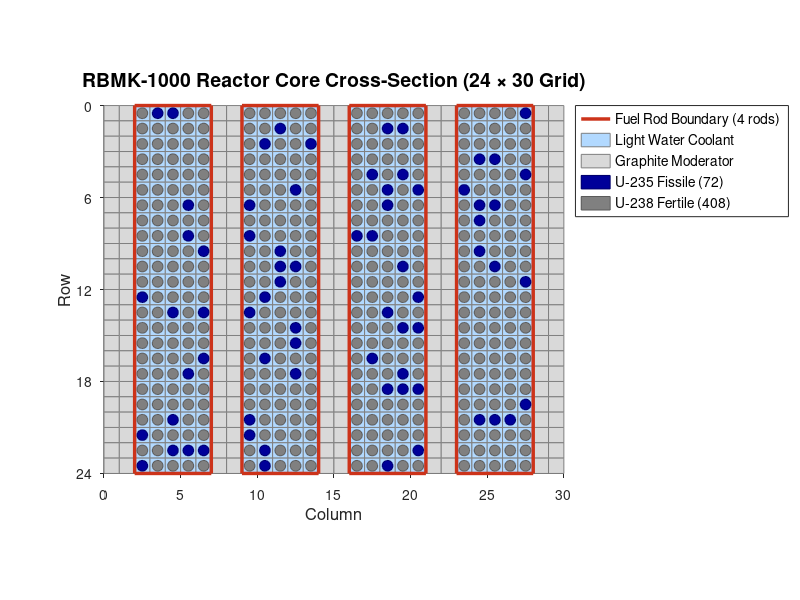

Recreate this plot in MATLAB.
function fig = visualize_core_grid(varargin)
%VISUALIZE_CORE_GRID Creates a 56x56 grid cross-section of the RBMK reactor core
%
%   fig = visualize_core_grid()
%   fig = visualize_core_grid('animate', true)
%
%   Displays a cross-section view of the reactor core as a 56x56 grid.
%   Interleaving vertical rectangles of fuel rods and graphite moderators.
%   Light blue squares represent coolant in fuel rod channels.
%
%   Optional Parameters:
%       'animate' - If true, runs neutron chain reaction animation (default: false)
%
%   Output:
%       fig - Figure handle

    % Parse optional parameters
    p = inputParser;
    addParameter(p, 'animate', false, @islogical);
    parse(p, varargin{:});
    animate = p.Results.animate;

    % Grid dimensions (reduced for better chain reaction visibility)
    n_rows = 24;
    moderator_width = 2;   % Narrow moderator strips
    fuel_width = 5;        % Fuel rod strips
    n_fuel_strips = 4;     % Number of fuel rod regions
    n_moderator_strips = 5; % Moderator on edges and between fuel
    n_cols = n_fuel_strips * fuel_width + n_moderator_strips * moderator_width;  % 30 columns

    % Colors
    color_coolant = [0.7 0.85 1.0];    % Light blue - water coolant (fuel rod regions)
    color_moderator = [0.85 0.85 0.85]; % Light gray - graphite moderator
    color_edge = [0.5 0.5 0.5];        % Grid edge color
    color_fuel_boundary = [0.8 0.2 0.1]; % Red - fuel rod boundary
    color_uranium = [0.0 0.0 0.6];     % Dark blue - uranium fuel pellets

    % Create a map: true = fuel rod (coolant), false = moderator
    fuel_map = false(n_rows, n_cols);

    % Build interleaving pattern: M(2) | F(5) | M(2) | F(5) | M(2) | F(5) | M(2) | F(5) | M(2)
    col = 1;
    fuel_strip_positions = [];  % Track fuel strip start positions for boundaries
    for i = 1:(n_fuel_strips + n_moderator_strips)
        if mod(i, 2) == 1
            % Odd = moderator strip
            col = col + moderator_width;
        else
            % Even = fuel strip
            fuel_strip_positions = [fuel_strip_positions; col];
            fuel_map(:, col:col+fuel_width-1) = true;
            col = col + fuel_width;
        end
    end

    n_fuel_rods = 4;  % 4 fuel rod strips

    % Create figure (sized for smaller grid)
    fig = figure('Name', 'RBMK-1000 Core Cross-Section', ...
                 'NumberTitle', 'off', ...
                 'Color', 'w', ...
                 'Position', [100, 100, 800, 600]);

    hold on;
    axis equal;
    axis tight;

    % Draw all grid squares
    for row = 1:n_rows
        for col = 1:n_cols
            % Define square vertices
            x = [col-1, col, col, col-1, col-1];
            y = [row-1, row-1, row, row, row-1];

            % Color based on whether inside fuel rod region
            if fuel_map(row, col)
                cell_color = color_coolant;
            else
                cell_color = color_moderator;
            end

            patch(x, y, cell_color, ...
                  'EdgeColor', color_edge, ...
                  'LineWidth', 0.3);
        end
    end

    % Draw fuel rod boundaries (around each fuel strip)
    for i = 1:length(fuel_strip_positions)
        x_left = fuel_strip_positions(i) - 1;  % Convert to 0-indexed plot coords
        y_top = 0;

        rectangle('Position', [x_left, y_top, fuel_width, n_rows], ...
                  'EdgeColor', color_fuel_boundary, ...
                  'LineWidth', 2.5, ...
                  'LineStyle', '-');
    end

    % Add uranium circles to all fuel rod cells
    % Grey circles = U-238 (fertile material, can absorb neutrons to become Pu-239)
    % Dark blue circles = U-235 (active fissile material)

    rng(42);  % Fixed seed for reproducibility
    u235_fraction = 0.15;     % 15% of fuel cells contain U-235
    pellet_radius = 0.35;     % Circle radius within unit square
    color_u238 = [0.5 0.5 0.5];  % Grey - U-238 (fertile material)

    % Get all fuel cell positions
    [fuel_rows, fuel_cols] = find(fuel_map);
    n_fuel_cells = length(fuel_rows);
    n_u235 = round(u235_fraction * n_fuel_cells);

    % Randomly select cells for U-235
    u235_indices = randperm(n_fuel_cells, n_u235);
    u235_set = false(n_fuel_cells, 1);
    u235_set(u235_indices) = true;

    % Draw circles for all fuel cells
    theta = linspace(0, 2*pi, 30);
    for i = 1:n_fuel_cells
        row = fuel_rows(i);
        col = fuel_cols(i);

        % Center of the cell
        cx = col - 0.5;
        cy = row - 0.5;

        % Draw circle
        rx = cx + pellet_radius * cos(theta);
        ry = cy + pellet_radius * sin(theta);

        if u235_set(i)
            % U-235 (active fissile material) - dark blue
            patch(rx, ry, color_uranium, ...
                  'EdgeColor', color_uranium * 0.7, ...
                  'LineWidth', 0.5);
        else
            % U-238 (fertile material) - grey
            patch(rx, ry, color_u238, ...
                  'EdgeColor', color_u238 * 0.7, ...
                  'LineWidth', 0.5);
        end
    end

    % Extract U-235 cell centers for collision detection (used in animation)
    u235_cx = zeros(n_u235, 1);
    u235_cy = zeros(n_u235, 1);
    u235_idx = 1;
    for i = 1:n_fuel_cells
        if u235_set(i)
            u235_cx(u235_idx) = fuel_cols(i) - 0.5;
            u235_cy(u235_idx) = fuel_rows(i) - 0.5;
            u235_idx = u235_idx + 1;
        end
    end

    % Configure axes
    xlim([0, n_cols]);
    ylim([0, n_rows]);

    % Flip y-axis so row 1 is at top
    set(gca, 'YDir', 'reverse');

    % Labels
    xlabel('Column', 'FontSize', 12);
    ylabel('Row', 'FontSize', 12);
    title(sprintf('RBMK-1000 Reactor Core Cross-Section (%d × %d Grid)', n_rows, n_cols), ...
          'FontSize', 14, 'FontWeight', 'bold');

    % Add tick marks
    set(gca, 'XTick', 0:5:n_cols, 'YTick', 0:6:n_rows);
    set(gca, 'TickDir', 'out');
    set(gca, 'FontSize', 10);

    % Add legend
    h_coolant = patch(NaN, NaN, color_coolant, 'EdgeColor', color_edge);
    h_moderator = patch(NaN, NaN, color_moderator, 'EdgeColor', color_edge);
    h_u235 = patch(NaN, NaN, color_uranium, 'EdgeColor', color_uranium * 0.7);
    h_u238 = patch(NaN, NaN, color_u238, 'EdgeColor', color_u238 * 0.7);
    h_boundary = plot(NaN, NaN, '-', 'Color', color_fuel_boundary, 'LineWidth', 2.5);

    if animate
        % Include neutron in legend when animating
        h_neutron_legend = scatter(NaN, NaN, 25, 'k', 'filled');
        legend([h_boundary, h_coolant, h_moderator, h_u235, h_u238, h_neutron_legend], ...
               {sprintf('Fuel Rod Boundary (%d rods)', n_fuel_rods), ...
                'Light Water Coolant', ...
                'Graphite Moderator', ...
                sprintf('U-235 Fissile (%d)', n_u235), ...
                sprintf('U-238 Fertile (%d)', n_fuel_cells - n_u235), ...
                'Neutrons'}, ...
               'Location', 'northeastoutside', ...
               'FontSize', 10);
    else
        legend([h_boundary, h_coolant, h_moderator, h_u235, h_u238], ...
               {sprintf('Fuel Rod Boundary (%d rods)', n_fuel_rods), ...
                'Light Water Coolant', ...
                'Graphite Moderator', ...
                sprintf('U-235 Fissile (%d)', n_u235), ...
                sprintf('U-238 Fertile (%d)', n_fuel_cells - n_u235)}, ...
               'Location', 'northeastoutside', ...
               'FontSize', 10);
    end

    % ========== NEUTRON CHAIN REACTION ANIMATION ==========
    if animate
        fprintf('\nStarting neutron chain reaction animation...\n');

        % Animation parameters
        dt = 0.05;                % Time step per frame
        pause_time = 0.05;        % Pause between frames (slower = more visible)
        neutron_speed = 2.0;      % Grid units per second (slow for visibility)
        collision_radius = 0.35;  % Same as pellet_radius
        max_neutrons = 500;       % Cap to prevent runaway
        n_frames = 800;           % Total animation frames

        % Neutron state arrays
        neutron_x = [];
        neutron_y = [];
        neutron_vx = [];
        neutron_vy = [];

        % Create scatter plot for neutrons (efficient updates)
        h_neutrons = scatter([], [], 30, 'k', 'filled');

        % Start with a single neutron at the left edge, aimed at a random U-235 cell
        target_idx = randi(n_u235);             % Pick a random U-235 as target
        target_x = u235_cx(target_idx);
        target_y = u235_cy(target_idx);

        neutron_x = 0;                          % Start at left edge
        neutron_y = target_y;                   % Align with target U-235 vertically

        % Calculate direction toward target
        dx = target_x - neutron_x;
        dy = target_y - neutron_y;
        dist_to_target = sqrt(dx^2 + dy^2);

        neutron_vx = neutron_speed * (dx / dist_to_target);
        neutron_vy = neutron_speed * (dy / dist_to_target);

        fprintf('Initial neutron entering from left edge, aimed at U-235 at (%.1f, %.1f)\n', target_x, target_y);

        % Main animation loop
        for frame = 1:n_frames
            % Step 1: Move neutrons (smooth sub-step movement)
            neutron_x = neutron_x + neutron_vx * dt;
            neutron_y = neutron_y + neutron_vy * dt;

            % Step 2: Check collisions and handle fission
            new_x = []; new_y = []; new_vx = []; new_vy = [];
            remove = false(size(neutron_x));

            for i = 1:length(neutron_x)
                % Check if out of bounds - remove neutron
                if neutron_x(i) < 0 || neutron_x(i) > n_cols || ...
                   neutron_y(i) < 0 || neutron_y(i) > n_rows
                    remove(i) = true;
                    continue;
                end

                % Check collision with U-235 cells (vectorized distance)
                dist = sqrt((u235_cx - neutron_x(i)).^2 + (u235_cy - neutron_y(i)).^2);
                hit_idx = find(dist < collision_radius, 1);

                if ~isempty(hit_idx) && (length(neutron_x) + length(new_x)) < max_neutrons
                    % Fission: spawn exactly 3 new neutrons
                    [nx, ny, nvx, nvy] = spawn_neutrons(u235_cx(hit_idx), u235_cy(hit_idx), neutron_speed, 3);
                    new_x = [new_x; nx];
                    new_y = [new_y; ny];
                    new_vx = [new_vx; nvx];
                    new_vy = [new_vy; nvy];
                    remove(i) = true;  % Remove triggering neutron
                end
            end

            % Remove collided/escaped neutrons and add new ones
            neutron_x = [neutron_x(~remove); new_x];
            neutron_y = [neutron_y(~remove); new_y];
            neutron_vx = [neutron_vx(~remove); new_vx];
            neutron_vy = [neutron_vy(~remove); new_vy];

            % Step 3: Update graphics smoothly
            set(h_neutrons, 'XData', neutron_x, 'YData', neutron_y);
            drawnow;
            pause(pause_time);

            % End animation if no neutrons left - restart from left edge aimed at U-235
            if isempty(neutron_x)
                fprintf('All neutrons escaped. Restarting with new neutron...\n');
                target_idx = randi(n_u235);
                target_x = u235_cx(target_idx);
                target_y = u235_cy(target_idx);

                neutron_x = 0;
                neutron_y = target_y;

                dx = target_x - neutron_x;
                dy = target_y - neutron_y;
                dist_to_target = sqrt(dx^2 + dy^2);

                neutron_vx = neutron_speed * (dx / dist_to_target);
                neutron_vy = neutron_speed * (dy / dist_to_target);
            end

            % Progress indicator every 200 frames
            if mod(frame, 200) == 0
                fprintf('Frame %d/%d - Active neutrons: %d\n', frame, n_frames, length(neutron_x));
            end
        end

        fprintf('Animation complete.\n');
    end

    hold off;

    fprintf('Core cross-section created: %d x %d grid\n', n_rows, n_cols);
    fprintf('Fuel rod strips: %d (width: %d), Moderator strips: %d (width: %d)\n', ...
            n_fuel_strips, fuel_width, n_moderator_strips, moderator_width);
end

% ========== HELPER FUNCTIONS ==========

function [x, y, vx, vy] = spawn_neutrons(cx, cy, speed, count)
%SPAWN_NEUTRONS Create neutrons at a position with random directions
%   cx, cy - Center position (fission site)
%   speed  - Neutron speed (grid units per second)
%   count  - Number of neutrons to spawn
%
%   Neutrons are placed slightly outside the collision radius (0.35) to
%   prevent immediate re-collision with the atom that was just hit.
%
%   Returns column vectors of positions and velocities

    spawn_offset = 0.4;  % Slightly larger than collision_radius (0.35)

    angles = 2 * pi * rand(count, 1);

    % Place neutrons at spawn_offset distance from center, in direction of travel
    x = cx + spawn_offset * cos(angles);
    y = cy + spawn_offset * sin(angles);

    % Velocity in the same direction as spawn offset
    vx = speed * cos(angles);
    vy = speed * sin(angles);
end